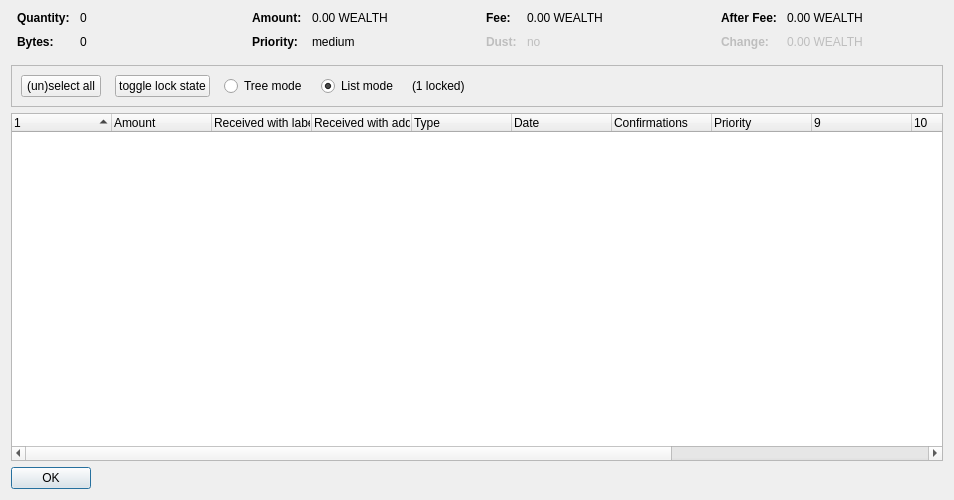
<?xml version="1.0" encoding="UTF-8"?>
<ui version="4.0">
 <class>CoinControlDialog</class>
 <widget class="QDialog" name="CoinControlDialog">
  <property name="geometry">
   <rect>
    <x>0</x>
    <y>0</y>
    <width>954</width>
    <height>500</height>
   </rect>
  </property>
  <property name="windowTitle">
   <string>Coin Selection</string>
  </property>
  <layout class="QVBoxLayout" name="verticalLayout">
   <item>
    <layout class="QHBoxLayout" name="horizontalLayoutTop" stretch="0,0,0,0">
     <property name="topMargin">
      <number>0</number>
     </property>
     <property name="bottomMargin">
      <number>10</number>
     </property>
     <item>
      <layout class="QFormLayout" name="formLayoutCoinControl1">
       <property name="horizontalSpacing">
        <number>10</number>
       </property>
       <property name="verticalSpacing">
        <number>10</number>
       </property>
       <property name="leftMargin">
        <number>6</number>
       </property>
       <property name="rightMargin">
        <number>6</number>
       </property>
       <item row="0" column="0">
        <widget class="QLabel" name="labelCoinControlQuantityText">
         <property name="font">
          <font>
           <weight>75</weight>
           <bold>true</bold>
          </font>
         </property>
         <property name="text">
          <string>Quantity:</string>
         </property>
        </widget>
       </item>
       <item row="0" column="1">
        <widget class="QLabel" name="labelCoinControlQuantity">
         <property name="cursor">
          <cursorShape>IBeamCursor</cursorShape>
         </property>
         <property name="contextMenuPolicy">
          <enum>Qt::ActionsContextMenu</enum>
         </property>
         <property name="text">
          <string notr="true">0</string>
         </property>
         <property name="textInteractionFlags">
          <set>Qt::LinksAccessibleByMouse|Qt::TextSelectableByKeyboard|Qt::TextSelectableByMouse</set>
         </property>
        </widget>
       </item>
       <item row="1" column="0">
        <widget class="QLabel" name="labelCoinControlBytesText">
         <property name="font">
          <font>
           <weight>75</weight>
           <bold>true</bold>
          </font>
         </property>
         <property name="text">
          <string>Bytes:</string>
         </property>
        </widget>
       </item>
       <item row="1" column="1">
        <widget class="QLabel" name="labelCoinControlBytes">
         <property name="cursor">
          <cursorShape>IBeamCursor</cursorShape>
         </property>
         <property name="contextMenuPolicy">
          <enum>Qt::ActionsContextMenu</enum>
         </property>
         <property name="text">
          <string notr="true">0</string>
         </property>
         <property name="textInteractionFlags">
          <set>Qt::LinksAccessibleByMouse|Qt::TextSelectableByKeyboard|Qt::TextSelectableByMouse</set>
         </property>
        </widget>
       </item>
      </layout>
     </item>
     <item>
      <layout class="QFormLayout" name="formLayoutCoinControl2">
       <property name="horizontalSpacing">
        <number>10</number>
       </property>
       <property name="verticalSpacing">
        <number>10</number>
       </property>
       <property name="leftMargin">
        <number>6</number>
       </property>
       <property name="rightMargin">
        <number>6</number>
       </property>
       <item row="0" column="0">
        <widget class="QLabel" name="labelCoinControlAmountText">
         <property name="font">
          <font>
           <weight>75</weight>
           <bold>true</bold>
          </font>
         </property>
         <property name="text">
          <string>Amount:</string>
         </property>
        </widget>
       </item>
       <item row="0" column="1">
        <widget class="QLabel" name="labelCoinControlAmount">
         <property name="cursor">
          <cursorShape>IBeamCursor</cursorShape>
         </property>
         <property name="contextMenuPolicy">
          <enum>Qt::ActionsContextMenu</enum>
         </property>
         <property name="text">
          <string notr="true">0.00 WEALTH</string>
         </property>
         <property name="textInteractionFlags">
          <set>Qt::LinksAccessibleByMouse|Qt::TextSelectableByKeyboard|Qt::TextSelectableByMouse</set>
         </property>
        </widget>
       </item>
       <item row="1" column="0">
        <widget class="QLabel" name="labelCoinControlPriorityText">
         <property name="font">
          <font>
           <weight>75</weight>
           <bold>true</bold>
          </font>
         </property>
         <property name="text">
          <string>Priority:</string>
         </property>
        </widget>
       </item>
       <item row="1" column="1">
        <widget class="QLabel" name="labelCoinControlPriority">
         <property name="cursor">
          <cursorShape>IBeamCursor</cursorShape>
         </property>
         <property name="contextMenuPolicy">
          <enum>Qt::ActionsContextMenu</enum>
         </property>
         <property name="text">
          <string>medium</string>
         </property>
         <property name="textInteractionFlags">
          <set>Qt::LinksAccessibleByMouse|Qt::TextSelectableByKeyboard|Qt::TextSelectableByMouse</set>
         </property>
        </widget>
       </item>
      </layout>
     </item>
     <item>
      <layout class="QFormLayout" name="formLayoutCoinControl3">
       <property name="horizontalSpacing">
        <number>10</number>
       </property>
       <property name="verticalSpacing">
        <number>10</number>
       </property>
       <property name="leftMargin">
        <number>6</number>
       </property>
       <property name="rightMargin">
        <number>6</number>
       </property>
       <item row="0" column="0">
        <widget class="QLabel" name="labelCoinControlFeeText">
         <property name="font">
          <font>
           <weight>75</weight>
           <bold>true</bold>
          </font>
         </property>
         <property name="text">
          <string>Fee:</string>
         </property>
        </widget>
       </item>
       <item row="0" column="1">
        <widget class="QLabel" name="labelCoinControlFee">
         <property name="cursor">
          <cursorShape>IBeamCursor</cursorShape>
         </property>
         <property name="contextMenuPolicy">
          <enum>Qt::ActionsContextMenu</enum>
         </property>
         <property name="text">
          <string notr="true">0.00 WEALTH</string>
         </property>
         <property name="textInteractionFlags">
          <set>Qt::LinksAccessibleByMouse|Qt::TextSelectableByKeyboard|Qt::TextSelectableByMouse</set>
         </property>
        </widget>
       </item>
       <item row="1" column="0">
        <widget class="QLabel" name="labelCoinControlLowOutputText">
         <property name="enabled">
          <bool>false</bool>
         </property>
         <property name="font">
          <font>
           <weight>75</weight>
           <bold>true</bold>
          </font>
         </property>
         <property name="text">
          <string>Dust:</string>
         </property>
        </widget>
       </item>
       <item row="1" column="1">
        <widget class="QLabel" name="labelCoinControlLowOutput">
         <property name="enabled">
          <bool>false</bool>
         </property>
         <property name="cursor">
          <cursorShape>IBeamCursor</cursorShape>
         </property>
         <property name="contextMenuPolicy">
          <enum>Qt::ActionsContextMenu</enum>
         </property>
         <property name="text">
          <string>no</string>
         </property>
         <property name="textInteractionFlags">
          <set>Qt::LinksAccessibleByMouse|Qt::TextSelectableByKeyboard|Qt::TextSelectableByMouse</set>
         </property>
        </widget>
       </item>
      </layout>
     </item>
     <item>
      <layout class="QFormLayout" name="formLayoutCoinControl4">
       <property name="horizontalSpacing">
        <number>10</number>
       </property>
       <property name="verticalSpacing">
        <number>10</number>
       </property>
       <property name="leftMargin">
        <number>6</number>
       </property>
       <property name="rightMargin">
        <number>6</number>
       </property>
       <item row="0" column="0">
        <widget class="QLabel" name="labelCoinControlAfterFeeText">
         <property name="font">
          <font>
           <weight>75</weight>
           <bold>true</bold>
          </font>
         </property>
         <property name="text">
          <string>After Fee:</string>
         </property>
        </widget>
       </item>
       <item row="0" column="1">
        <widget class="QLabel" name="labelCoinControlAfterFee">
         <property name="cursor">
          <cursorShape>IBeamCursor</cursorShape>
         </property>
         <property name="contextMenuPolicy">
          <enum>Qt::ActionsContextMenu</enum>
         </property>
         <property name="text">
          <string notr="true">0.00 WEALTH</string>
         </property>
         <property name="textInteractionFlags">
          <set>Qt::LinksAccessibleByMouse|Qt::TextSelectableByKeyboard|Qt::TextSelectableByMouse</set>
         </property>
        </widget>
       </item>
       <item row="1" column="0">
        <widget class="QLabel" name="labelCoinControlChangeText">
         <property name="enabled">
          <bool>false</bool>
         </property>
         <property name="font">
          <font>
           <weight>75</weight>
           <bold>true</bold>
          </font>
         </property>
         <property name="text">
          <string>Change:</string>
         </property>
        </widget>
       </item>
       <item row="1" column="1">
        <widget class="QLabel" name="labelCoinControlChange">
         <property name="enabled">
          <bool>false</bool>
         </property>
         <property name="cursor">
          <cursorShape>IBeamCursor</cursorShape>
         </property>
         <property name="contextMenuPolicy">
          <enum>Qt::ActionsContextMenu</enum>
         </property>
         <property name="text">
          <string notr="true">0.00 WEALTH</string>
         </property>
         <property name="textInteractionFlags">
          <set>Qt::LinksAccessibleByMouse|Qt::TextSelectableByKeyboard|Qt::TextSelectableByMouse</set>
         </property>
        </widget>
       </item>
      </layout>
     </item>
    </layout>
   </item>
   <item>
    <widget class="QFrame" name="frame">
     <property name="minimumSize">
      <size>
       <width>0</width>
       <height>40</height>
      </size>
     </property>
     <property name="frameShape">
      <enum>QFrame::StyledPanel</enum>
     </property>
     <property name="frameShadow">
      <enum>QFrame::Sunken</enum>
     </property>
     <layout class="QHBoxLayout" name="horizontalLayout">
      <item>
       <layout class="QHBoxLayout" name="horizontalLayoutPanel" stretch="0,0,0,0,0,0">
        <property name="spacing">
         <number>14</number>
        </property>
        <item>
         <widget class="QPushButton" name="pushButtonSelectAll">
          <property name="sizePolicy">
           <sizepolicy hsizetype="Maximum" vsizetype="Fixed">
            <horstretch>0</horstretch>
            <verstretch>0</verstretch>
           </sizepolicy>
          </property>
          <property name="text">
           <string>(un)select all</string>
          </property>
          <property name="autoDefault">
           <bool>false</bool>
          </property>
         </widget>
        </item>
        <item>
         <widget class="QPushButton" name="pushButtonToggleLock">
          <property name="sizePolicy">
           <sizepolicy hsizetype="Maximum" vsizetype="Fixed">
            <horstretch>0</horstretch>
            <verstretch>0</verstretch>
           </sizepolicy>
          </property>
          <property name="text">
           <string>toggle lock state</string>
          </property>
          <property name="autoDefault">
           <bool>false</bool>
          </property>
         </widget>
        </item>
        <item>
         <widget class="QRadioButton" name="radioTreeMode">
          <property name="sizePolicy">
           <sizepolicy hsizetype="Maximum" vsizetype="Fixed">
            <horstretch>0</horstretch>
            <verstretch>0</verstretch>
           </sizepolicy>
          </property>
          <property name="text">
           <string>Tree mode</string>
          </property>
         </widget>
        </item>
        <item>
         <widget class="QRadioButton" name="radioListMode">
          <property name="sizePolicy">
           <sizepolicy hsizetype="Maximum" vsizetype="Fixed">
            <horstretch>0</horstretch>
            <verstretch>0</verstretch>
           </sizepolicy>
          </property>
          <property name="text">
           <string>List mode</string>
          </property>
          <property name="checked">
           <bool>true</bool>
          </property>
         </widget>
        </item>
        <item>
         <widget class="QLabel" name="labelLocked">
          <property name="text">
           <string>(1 locked)</string>
          </property>
         </widget>
        </item>
        <item>
         <spacer name="horizontalSpacer">
          <property name="orientation">
           <enum>Qt::Horizontal</enum>
          </property>
          <property name="sizeHint" stdset="0">
           <size>
            <width>40</width>
            <height>20</height>
           </size>
          </property>
         </spacer>
        </item>
       </layout>
      </item>
     </layout>
    </widget>
   </item>
   <item>
    <widget class="CoinControlTreeWidget" name="treeWidget">
     <property name="contextMenuPolicy">
      <enum>Qt::CustomContextMenu</enum>
     </property>
     <property name="sortingEnabled">
      <bool>false</bool>
     </property>
     <property name="columnCount">
      <number>13</number>
     </property>
     <attribute name="headerShowSortIndicator" stdset="0">
      <bool>true</bool>
     </attribute>
     <attribute name="headerStretchLastSection">
      <bool>false</bool>
     </attribute>
     <column>
      <property name="text">
       <string/>
      </property>
     </column>
     <column>
      <property name="text">
       <string>Amount</string>
      </property>
     </column>
     <column>
      <property name="text">
       <string>Received with label</string>
      </property>
     </column>
     <column>
      <property name="text">
       <string>Received with address</string>
      </property>
     </column>
     <column>
      <property name="text">
	<string>Type</string>
      </property>
     </column>
     <column>
      <property name="text">	 
       <string>Date</string>
      </property>
     </column>
     <column>
      <property name="text">
       <string>Confirmations</string>
      </property>
      <property name="toolTip">
       <string>Confirmed</string>
      </property>
     </column>
     <column>
      <property name="text">
       <string>Priority</string>
      </property>
     </column>
     <column>
      <property name="text">
       <string/>
      </property>
     </column>
     <column>
      <property name="text">
       <string/>
      </property>
     </column>
     <column>
      <property name="text">
       <string/>
      </property>
     </column>
     <column>
      <property name="text">
       <string/>
      </property>
     </column>
     <column>
      <property name="text">
       <string/>
      </property>
     </column>
    </widget>
   </item>
   <item>
    <widget class="QDialogButtonBox" name="buttonBox">
     <property name="sizePolicy">
      <sizepolicy hsizetype="Maximum" vsizetype="Fixed">
       <horstretch>0</horstretch>
       <verstretch>0</verstretch>
      </sizepolicy>
     </property>
     <property name="orientation">
      <enum>Qt::Horizontal</enum>
     </property>
     <property name="standardButtons">
      <set>QDialogButtonBox::Ok</set>
     </property>
    </widget>
   </item>
  </layout>
 </widget>
 <customwidgets>
  <customwidget>
   <class>CoinControlTreeWidget</class>
   <extends>QTreeWidget</extends>
   <header>coincontroltreewidget.h</header>
  </customwidget>
 </customwidgets>
 <resources/>
 <connections/>
</ui>
